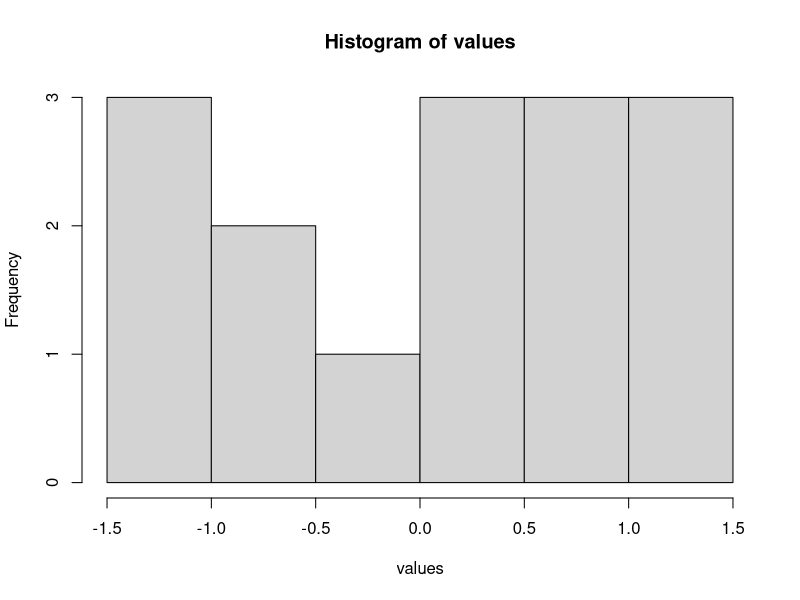

R code for this plot:
# Método de Box-Muller para uma ocorrência -------------------------------------

#  Vamos gerar duas variáveis independentes U_1 e U_2 com distribuição U(0,1),
# utilizando os geradores implementados no R.

# Escolhendo o gerador:
RNGkind("Mersenne-Twister")
# Definindo a semente de geração:
set.seed(15)

U_1 <- runif(1)
U_2 <- runif(1)

# Aplicando a transformação para gerar os valores da Normal Padrão:

x <- sqrt(- 2 * log(U_1)) * cos(2 * pi * U_2)
y <- sqrt(- 2 * log(U_1)) * sin(2 * pi * U_2)

# Gerando múltiplas ocorrências 

gerador_box_muller <- function(n, seed = NULL){
  
  # Verificando se o usuário deseja fixar uma seed de geração
  if(is.null(seed) != TRUE){
    set.seed(seed)
  }
  
  # Gerando os valores das variáveis com distribuição uniforme
  U_1 <- runif(n)
  U_2 <- runif(n)
  
  # Dividindo o tamanho amostra igualmente para cada transformação
  if(n %% 2 == 0){
    # Aplicando a transformação para gerar os valores da Normal Padrão:
    x_1 <- sqrt(- 2 * log(U_1[1:(n/2)])) * cos(2 * pi * U_2[1:(n/2)])
    x_2 <- sqrt(- 2 * log(U_1)[(n/2+1):n]) * sin(2 * pi * U_2[(n/2+1):n])
  }
  else{
    # Aplicando a transformação para gerar os valores da Normal Padrão:
    x_1 <- sqrt(- 2 * log(U_1[1:(n %/% 2)])) * cos(2 * pi * U_2[1:(n %/% 2)])
    x_2 <- sqrt(- 2 * log(U_1)[(n %/% 2 + 1):n]) * sin(2 * pi * U_2[(n %/% 2 + 1):n])
  }
  
  # Juntando os valores em um único vetor
  if(n == 1){   # Forçando o retorno de apenas um valor quando n = 1
    x <- c(x_1)
  }
  else{
    x <- c(x_1, x_2)
  }
  
  return(x)
}

# Testando a função
values <- gerador_box_muller(15, 1000)

# Visualizando um histograma dos valores gerados
hist(values)

# Testando se a amostra é de uma distribuição Normal
# Null hypothesis: The sample was generated from a normal distribution
shapiro.test(values)

#### ---------------------------------------------------------------------- ####